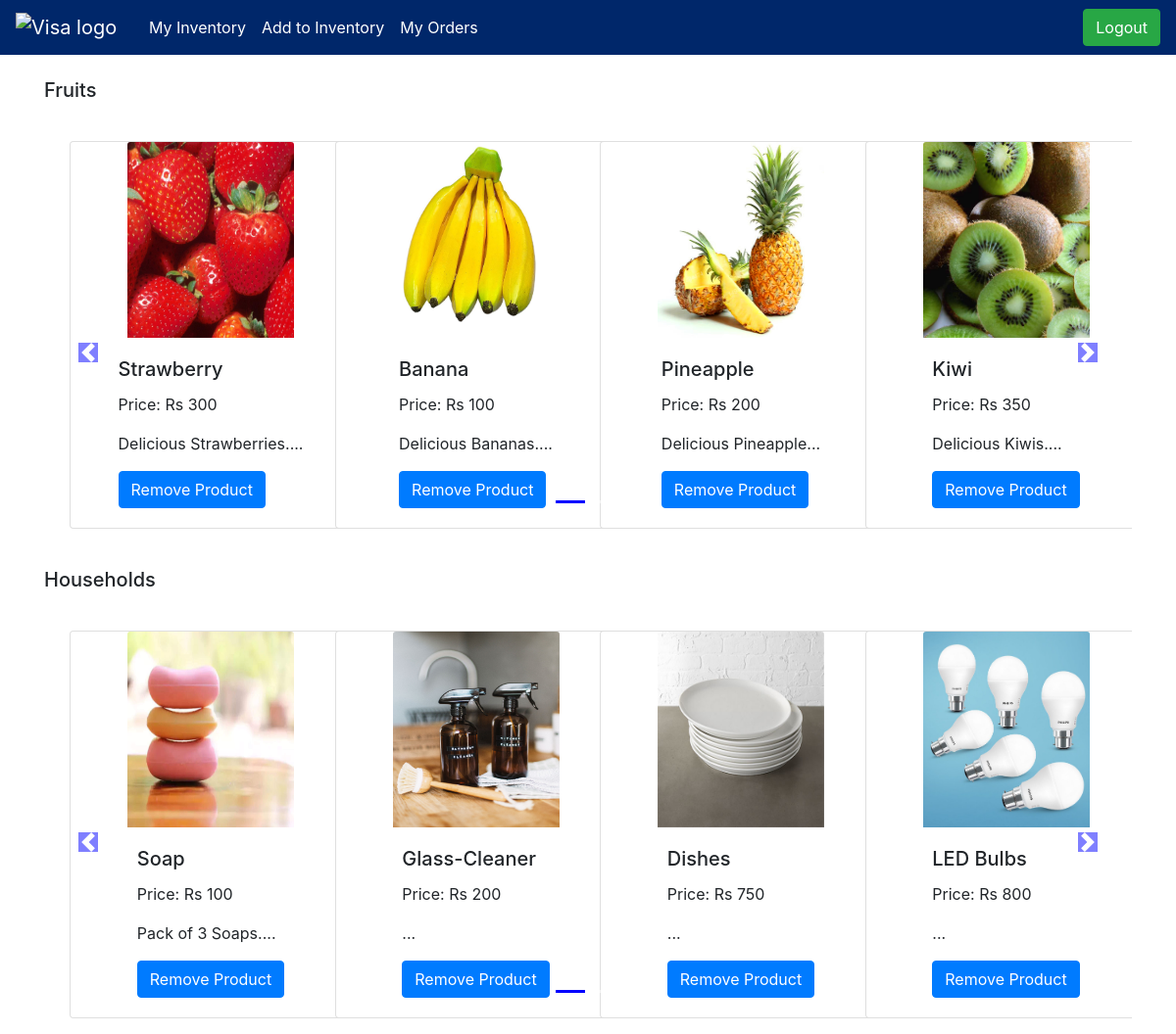
Screenshot of /shop/merchant_homepage (signed in) with the database file from the repository.
### shop/models.py (models this page shows, shortened)
class Product(models.Model):
    merchant = models.ForeignKey('UserRegistration', on_delete=models.CASCADE, null = True)
    product_id = models.AutoField(primary_key=True)
    product_name = models.CharField(max_length=50)
    category = models.CharField(max_length=50,default="")
    subcategory = models.CharField(max_length=50,default="")
    price = models.IntegerField(default=0)
    desc = models.CharField(max_length=300, null = True)
    pub_date = models.DateField()
    image = models.ImageField(upload_to="shop/images",default="")

### shop/views.py (the view)
# urls.py: path('merchant_homepage', views.merchant_homepage, name='merchant_homepage'),
@login_required
def merchant_homepage(request):
    allProds = []
    catprods = Product.objects.values('category', 'product_id')
    cats = {item['category'] for item in catprods}
    h=False
    for cat in cats:
        merchant = UserRegistration.objects.filter(
            user_id=request.user.id).first()
        prod = Product.objects.filter(category=cat, merchant_id=merchant.id)
        n = len(prod)
        nSlides = n//4+ceil(n/4-(n//4))
        if nSlides>0 :
            h=True
        allProds.append([prod, range(1, nSlides), nSlides])
    params = {'allProds': allProds, 'h':h}
    return render(request, 'shop/merchant_homepage.html', params)

### shop/templates/shop/merchant_homepage.html (shortened to what this page needs)
<!doctype html>
<html lang="en">
<head>
    <link rel="stylesheet" href="https://stackpath.bootstrapcdn.com/bootstrap/4.2.1/css/bootstrap.min.css">
</head>
  <body>
    <nav class="navbar navbar-expand-lg navbar-dark visa">
        <img class="navbar-brand" style="width: 7rem;" src="https://cdn.visa.com/cdn/assets/images/logos/visa/logo.png" alt="Visa logo">
        <div class="collapse navbar-collapse" id="navbarSupportedContent">
          <ul class="navbar-nav mr-auto">
            <li class="nav-item active">
              <a class="nav-link" href="/shop">My Inventory <span class="sr-only">(current)</span></a>
            </li>
            <li class="nav-item active">
              <a class="nav-link" href="{% url 'shop:product_add' %}">Add to Inventory</a>
            </li>
            <li class="nav-item active">
              <a class="nav-link" href="{% url 'shop:mer_order_list' %}">My Orders</a>
            </li>
          </ul>
      {% if user.is_authenticated %}
      <a href="{% url 'shop:logout' %}"><button class="btn btn-success" type="button">Logout</button></a>
      {% else %}
      <a href="{% url 'shop:login' %}"><button type="button" class="btn btn-success">Log In</button></a>
      {% endif %}
        </div>
      </nav>
<div class="container">
    {% if h %}
    {% for product, range, nSlides in allProds %}
    {% if nSlides %}
    <h5 class="my-4">{{product.0.category}}</h5>
    <div class="row">
        <div id="demo{{forloop.counter}}" class="col carousel slide my-3" data-ride="carousel">
            <ul class="carousel-indicators">
                <li data-target="#demo{{forloop.counter}}" data-slide-to="0" class="active"></li>
                {% for i in range %}
                <li data-target="#demo{{forloop.parentloop.counter}}" data-slide-to="{{i}}"></li>
                {% endfor %}
            </ul>
            <div class="container carousel-inner no-padding">
                <div class="carousel-item active">
                    {% for i in product %}
                    <div class="col-xs-3 col-sm-3 col-md-3">
                        <div class="card align-items-center" style="width: 18rem;">
                            <img src='/media/{{i.image}}' class="card-img-top" alt="...">
                            <div class="card-body">
                                <h5 class="card-title" id="namepr{{i.product_id}}">{{i.product_name}}</h5>
                                <p class="card-text" id="pricepr{{i.product_id}}">Price: Rs {{i.price}}</p>
                                <p class="card-text">{{i.desc|slice:"0:53"}}...</p>
                                <a href="{% url 'shop:product_delete' i.product_id %}" id="divpr{{i.product_id}}" class="divpr">
                                    <button class="btn btn-primary cart">Remove Product</button>
                                </a>
                            </div>
                        </div>
                    </div>
                    {% if forloop.counter|divisibleby:4 and forloop.counter > 0 and not forloop.last %}
                </div>
                    {% endif %}
                    {% endfor %}
            </div>
        </div>
        <a class="carousel-control-prev" href="#demo{{forloop.counter}}" data-slide="prev">
            <span class="carousel-control-prev-icon"></span>
        </a>
        <a class="carousel-control-next" href="#demo{{forloop.counter}}" data-slide="next">
            <span class="carousel-control-next-icon"></span>
        </a>
    </div>
    {% endif %}
    {% endfor %}
    {% else %}
    <div class="my-4">
    <h2>No Products Added to Inventory Yet!</h2></div>
    {% endif %}
</div>
</body>
</html>

### shop/templates/shop/merchant_homepage.html (style rules this page uses)
.col-md-3 { display: inline-block; margin-left:-4px; }
.carousel-indicators .active { background-color: blue; }
.col-md-3 img { width: 170px; height: 200px; }
body .carousel-indicators { bottom: 0; }
body .carousel-control-prev-icon, body .carousel-control-next-icon { background-color: blue; }
.carousel-control-prev, .carousel-control-next { top: auto; bottom: auto; padding-top: 222px; }
body .no-padding { padding-left: 0, padding-right: 0; }
.visa { background-color: #00276a; }

### rows the page displays
Product: category "Fruits", image (picture), product_name "Strawberry", price "300", desc "Delicious Strawberries."
Product: image (picture), product_name "Banana", price "100", desc "Delicious Bananas."
Product: image (picture), product_name "Pineapple", price "200", desc "Delicious Pineapple"
Product: image (picture), product_name "Kiwi", price "350", desc "Delicious Kiwis."
Product: category "Households", image (picture), product_name "Soap", price "100", desc "Pack of 3 Soaps."
Product: image (picture), product_name "Glass-Cleaner", price "200"
Product: image (picture), product_name "Dishes", price "750"
Product: image (picture), product_name "LED Bulbs", price "800"
